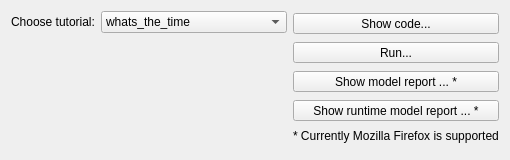
<?xml version="1.0" encoding="UTF-8"?>
<ui version="4.0">
 <class>RunExamplesDialog</class>
 <widget class="QDialog" name="RunExamplesDialog">
  <property name="geometry">
   <rect>
    <x>0</x>
    <y>0</y>
    <width>510</width>
    <height>160</height>
   </rect>
  </property>
  <property name="sizePolicy">
   <sizepolicy hsizetype="Fixed" vsizetype="Fixed">
    <horstretch>0</horstretch>
    <verstretch>0</verstretch>
   </sizepolicy>
  </property>
  <property name="minimumSize">
   <size>
    <width>510</width>
    <height>160</height>
   </size>
  </property>
  <property name="maximumSize">
   <size>
    <width>510</width>
    <height>160</height>
   </size>
  </property>
  <property name="windowTitle">
   <string>DAE Tools Tutorials</string>
  </property>
  <property name="windowIcon">
   <iconset>
    <normaloff>images/py.png</normaloff>images/py.png</iconset>
  </property>
  <property name="sizeGripEnabled">
   <bool>false</bool>
  </property>
  <layout class="QVBoxLayout" name="verticalLayout_3">
   <item>
    <layout class="QHBoxLayout" name="horizontalLayout_2">
     <item>
      <layout class="QVBoxLayout" name="verticalLayout_2">
       <item>
        <layout class="QHBoxLayout" name="horizontalLayout">
         <item>
          <widget class="QLabel" name="label">
           <property name="sizePolicy">
            <sizepolicy hsizetype="Minimum" vsizetype="Preferred">
             <horstretch>0</horstretch>
             <verstretch>0</verstretch>
            </sizepolicy>
           </property>
           <property name="text">
            <string>Choose tutorial:</string>
           </property>
          </widget>
         </item>
         <item>
          <widget class="QComboBox" name="comboBoxExample">
           <property name="enabled">
            <bool>true</bool>
           </property>
           <property name="sizePolicy">
            <sizepolicy hsizetype="MinimumExpanding" vsizetype="Fixed">
             <horstretch>0</horstretch>
             <verstretch>1</verstretch>
            </sizepolicy>
           </property>
           <item>
            <property name="text">
             <string notr="true">whats_the_time</string>
            </property>
           </item>
           <item>
            <property name="text">
             <string notr="true">tutorial1</string>
            </property>
           </item>
           <item>
            <property name="text">
             <string notr="true">tutorial2</string>
            </property>
           </item>
           <item>
            <property name="text">
             <string notr="true">tutorial3</string>
            </property>
           </item>
           <item>
            <property name="text">
             <string notr="true">tutorial4</string>
            </property>
           </item>
           <item>
            <property name="text">
             <string notr="true">tutorial5</string>
            </property>
           </item>
           <item>
            <property name="text">
             <string notr="true">tutorial6</string>
            </property>
           </item>
           <item>
            <property name="text">
             <string notr="true">tutorial7</string>
            </property>
           </item>
           <item>
            <property name="text">
             <string notr="true">tutorial8</string>
            </property>
           </item>
           <item>
            <property name="text">
             <string notr="true">tutorial9</string>
            </property>
           </item>
           <item>
            <property name="text">
             <string>tutorial10</string>
            </property>
           </item>
          </widget>
         </item>
        </layout>
       </item>
       <item>
        <spacer name="verticalSpacer">
         <property name="orientation">
          <enum>Qt::Vertical</enum>
         </property>
         <property name="sizeHint" stdset="0">
          <size>
           <width>20</width>
           <height>40</height>
          </size>
         </property>
        </spacer>
       </item>
      </layout>
     </item>
     <item>
      <layout class="QVBoxLayout" name="verticalLayout">
       <item>
        <widget class="QToolButton" name="toolButtonCode">
         <property name="sizePolicy">
          <sizepolicy hsizetype="Minimum" vsizetype="Fixed">
           <horstretch>0</horstretch>
           <verstretch>0</verstretch>
          </sizepolicy>
         </property>
         <property name="text">
          <string>Show code...</string>
         </property>
        </widget>
       </item>
       <item>
        <widget class="QToolButton" name="toolButtonRun">
         <property name="sizePolicy">
          <sizepolicy hsizetype="Minimum" vsizetype="Fixed">
           <horstretch>0</horstretch>
           <verstretch>0</verstretch>
          </sizepolicy>
         </property>
         <property name="text">
          <string>Run...</string>
         </property>
        </widget>
       </item>
       <item>
        <widget class="QToolButton" name="toolButtonModelReport">
         <property name="sizePolicy">
          <sizepolicy hsizetype="Minimum" vsizetype="Fixed">
           <horstretch>0</horstretch>
           <verstretch>0</verstretch>
          </sizepolicy>
         </property>
         <property name="text">
          <string>Show model report ... *</string>
         </property>
        </widget>
       </item>
       <item>
        <widget class="QToolButton" name="toolButtonRuntimeModelReport">
         <property name="sizePolicy">
          <sizepolicy hsizetype="Minimum" vsizetype="Fixed">
           <horstretch>0</horstretch>
           <verstretch>0</verstretch>
          </sizepolicy>
         </property>
         <property name="minimumSize">
          <size>
           <width>0</width>
           <height>0</height>
          </size>
         </property>
         <property name="text">
          <string>Show runtime model report ... *</string>
         </property>
        </widget>
       </item>
       <item>
        <widget class="QLabel" name="label_2">
         <property name="sizePolicy">
          <sizepolicy hsizetype="Fixed" vsizetype="Fixed">
           <horstretch>0</horstretch>
           <verstretch>0</verstretch>
          </sizepolicy>
         </property>
         <property name="text">
          <string>* Currently Mozilla Firefox is supported</string>
         </property>
        </widget>
       </item>
      </layout>
     </item>
    </layout>
   </item>
  </layout>
 </widget>
 <resources/>
 <connections/>
</ui>
